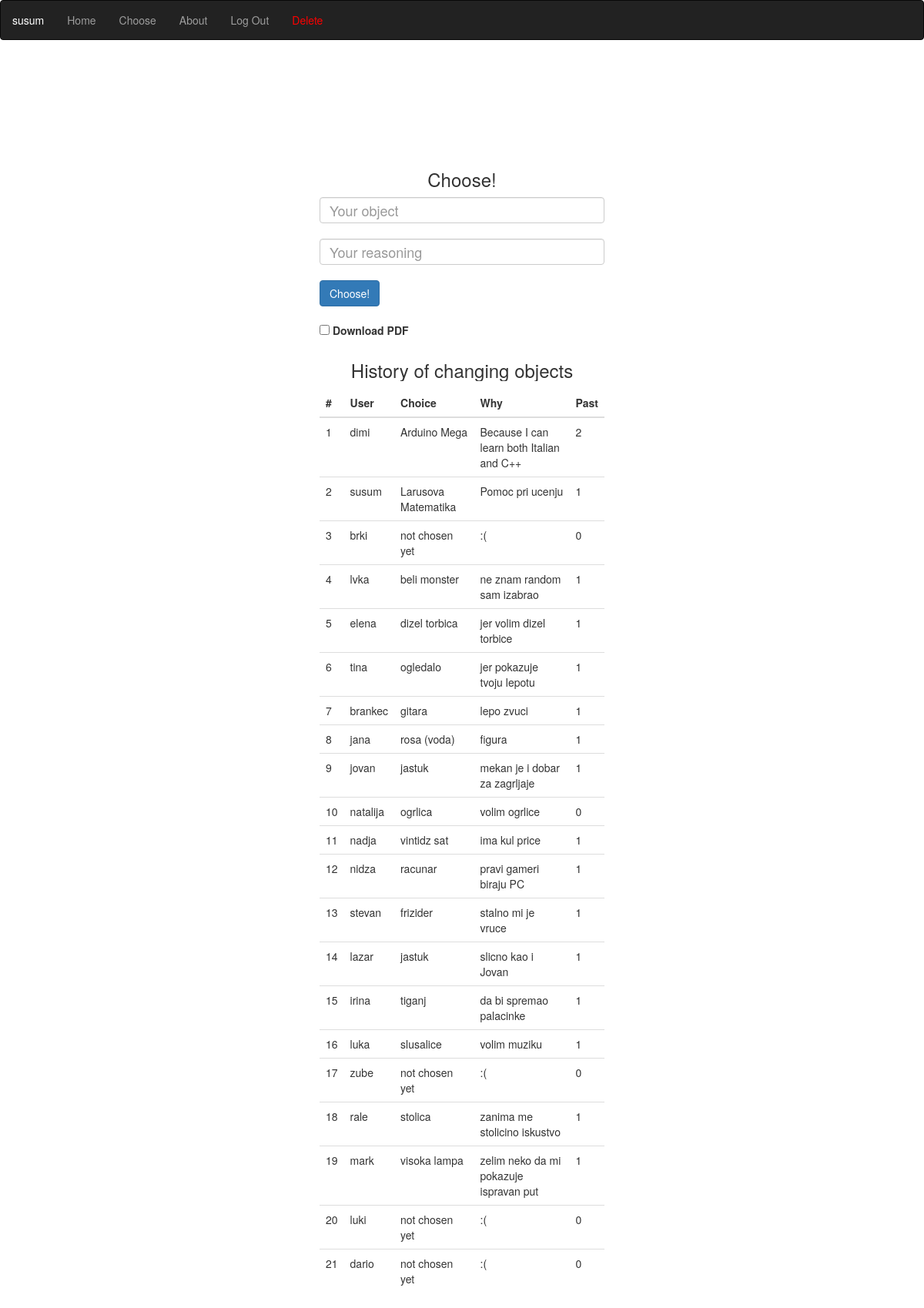
/choose (signed in), run on the app's committed database.
### tables this page shows
CREATE TABLE history(
    id INTEGER PRIMARY KEY AUTOINCREMENT, 
    username TEXT UNIQUE NOT NULL,
    choice TEXT NOT NULL,
    why TEXT NOT NULL,
    past INTEGER NOT NULL
);

### app.py (the view, shortened to what this page needs)
@app.route("/choose", methods=["GET","POST"])
@login_required
def choose():
    if request.method == "GET":
        return render_template("choose.html",history=db.execute("SELECT * FROM history"))

### app.py (called while the page is built)
@app.after_request #ukoliko se korisnik prijavi a potom ode nazad, morace opet da unese podatke, tjt nemoj pamitit podatke
def after_request(response):
    response.headers["Cache-Control"] = "no-cache, no-store, must-revalidate"
    return response

### other_functions.py (called while the page is built)
def login_required(f):
    @wraps(f)
    def decorated_function(*args, **kwargs):
        if session.get("user_id") is None: #ukoliko korisnik nije prijavljen, posalji ga da se prijavi
            return redirect("/login")
        return f(*args, **kwargs)
    return decorated_function

### templates/choose.html (shortened to what this page needs)
{% extends "layout.html" %}
{% block main %}
    <div class="col-sm-4"></div>
    <div class="col-sm-4">
        <h3 style="margin-top:40%; text-align: center;">Choose!</h3>
        <form action="/choose" method="post">
            <input class="form-control w-auto" name="choice" style="margin-bottom: 20px; font-size: large;" required placeholder="Your object">
            <input class="form-control w-auto" name="why" style="margin-bottom: 20px; font-size: large;" required placeholder="Your reasoning" maxlength="50">
            <button class="btn btn-primary" type="submit" style="margin-bottom: 20px;">Choose!</button>
            <br/>
            <label><input name="check" type="checkbox" class="form-check-input w-auto"> Download PDF</label>
            <br/>
        </form>
            <h3 style="text-align: center;">History of changing objects</h3>
            <table class="table">
                <thead>
                    <tr>
                        <th>#</th>
                        <th>User</th>
                        <th>Choice</th>
                        <th>Why</th>
                        <th>Past</th>
                    </tr>
                </thead>
                <tbody>
                    {% for i in history %}
                    <tr>
                        <td>{{i["id"]}}</td>
                        <td>{{i["username"]}}</td>
                        <td>{{i["choice"]}}</td>
                        <td>{{i["why"]}}</td>
                        <td>{{i["past"]}}</td>
                    </tr>
                    {% endfor %}
                </tbody>
            </table>
    </div>
{% endblock %}

### templates/layout.html (shortened to what this page needs)
<!DOCTYPE html>
<html>
    <head>
        <link rel="stylesheet" href="https://maxcdn.bootstrapcdn.com/bootstrap/3.4.1/css/bootstrap.min.css">
        <link rel="stylesheet" href="../static/style.css">
    </head>
    <body>
        <nav class="navbar navbar-inverse" style="width:100%;">
            <ul class="nav navbar-nav">
                {% if session["user_id"]%}
                    <li><a href="" id="user">{{session["user_name"]}}</a></li>
                    <li><a href="/">Home</a></li>
                    <li><a href="/choose">Choose</a></li>
                    <li><a href="/about">About</a></li>
                    <li><a href="/logout">Log Out</a></li>
                    <li><a href="/delete" id="delete">Delete</a></li>
                {% else %}
                    <li><a href="/">Home</a></li>
                    <li><a href="/login">Login</a></li>
                    <li><a href="/register">Register</a></li>
                    <li><a href="/about">About</a></li>
                {% endif %}
            </ul>
        </nav>
        {% block main %}{% endblock %}
    </body>
</html>

### static/style.css (style rules this page uses)
* { overflow-x: hidden; }
#user { pointer-events: none; color:rgb(255,255,255) }
#delete { color:red; }

### data on the page
history: user_name "susum", id "2", username "susum", choice "Larusova Matematika", why "Pomoc pri ucenju", past "1"
history: id "1", username "dimi", choice "Arduino Mega", why "Because I can learn both Italian and C++", past "2"
history: id "3", username "brki", choice "not chosen yet", why ":(", past "0"
history: id "4", username "lvka", choice "beli monster", why "ne znam random sam izabrao", past "1"
history: id "5", username "elena", choice "dizel torbica", why "jer volim dizel torbice", past "1"
history: id "6", username "tina", choice "ogledalo", why "jer pokazuje tvoju lepotu", past "1"
history: id "7", username "brankec", choice "gitara", why "lepo zvuci", past "1"
history: id "8", username "jana", choice "rosa (voda)", why "figura", past "1"
history: id "9", username "jovan", choice "jastuk", why "mekan je i dobar za zagrljaje", past "1"
history: id "10", username "natalija", choice "ogrlica", why "volim ogrlice", past "0"
history: id "11", username "nadja", choice "vintidz sat", why "ima kul price", past "1"
history: id "12", username "nidza", choice "racunar", why "pravi gameri biraju PC", past "1"
history: id "13", username "stevan", choice "frizider", why "stalno mi je vruce", past "1"
history: id "14", username "lazar", choice "jastuk", why "slicno kao i Jovan", past "1"
history: id "15", username "irina", choice "tiganj", why "da bi spremao palacinke", past "1"
history: id "16", username "luka", choice "slusalice", why "volim muziku", past "1"
history: id "17", username "zube", choice "not chosen yet", why ":(", past "0"
history: id "18", username "rale", choice "stolica", why "zanima me stolicino iskustvo", past "1"
history: id "19", username "mark", choice "visoka lampa", why "zelim neko da mi pokazuje ispravan put", past "1"
history: id "20", username "luki", choice "not chosen yet", why ":(", past "0"
history: id "21", username "dario", choice "not chosen yet", why ":(", past "0"
